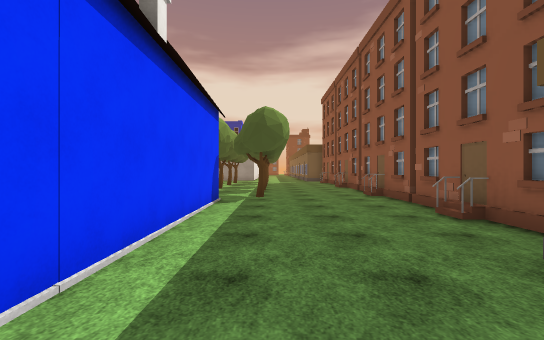
View 1 (above)

24 first-person views from a walk through a Unity game level. The camera is 1.5 m above the floor, looks level and sees 90° across. The floor is counted in squares, 2 m on a side. Each view is taken from the middle of a square. On the plan, view 1 faces up. The plan holds only what a view shows up to about 10 squares ahead; the rest is blank. The place goes on beyond the plan. The player is left out. Some animated figures are left out. Some surface patterns are stand-ins.

View 2
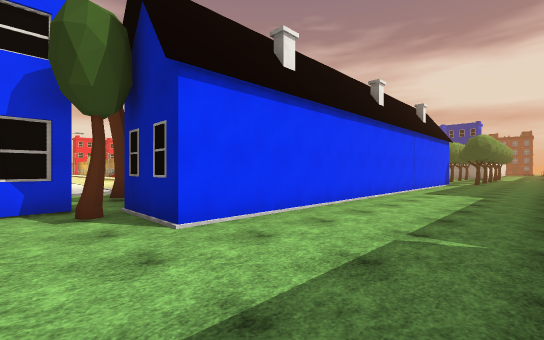

View 3
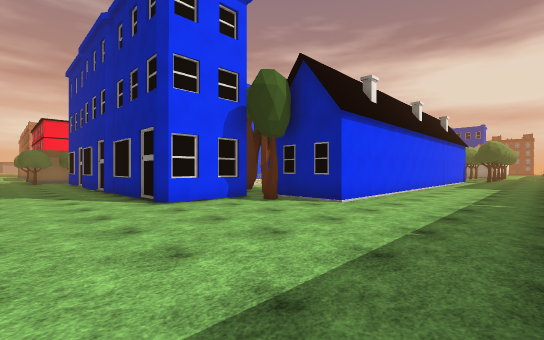

View 4
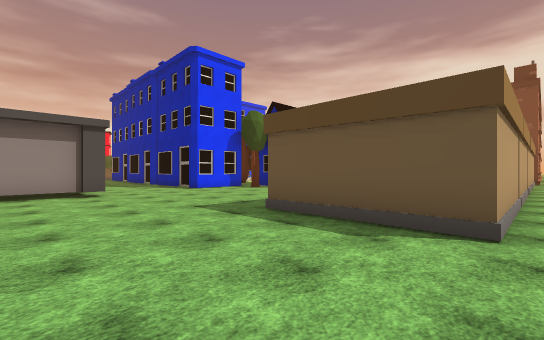

View 5
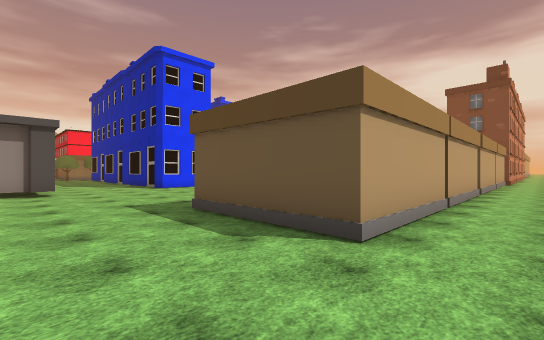

View 6
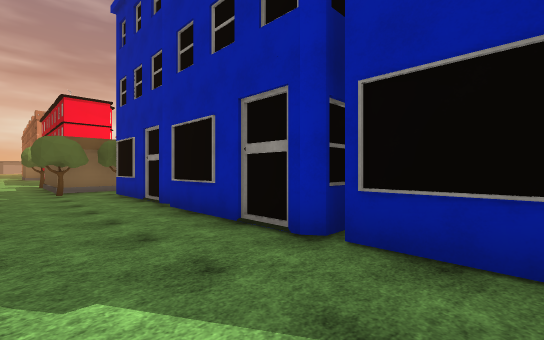

View 7
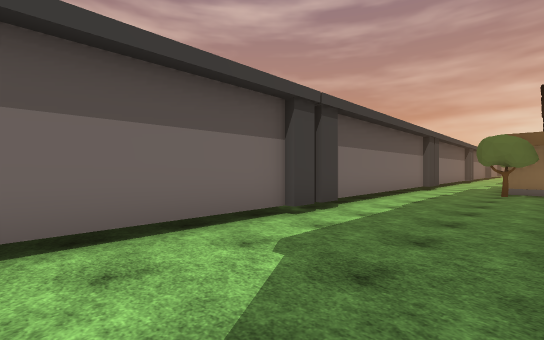

View 8
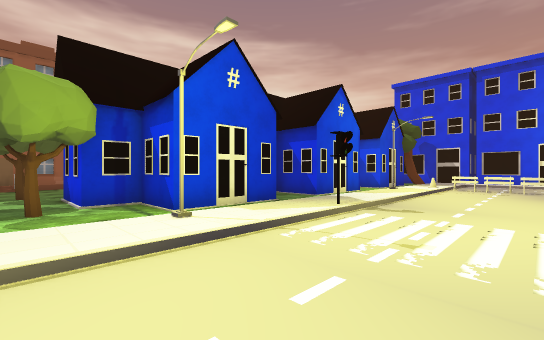

View 9
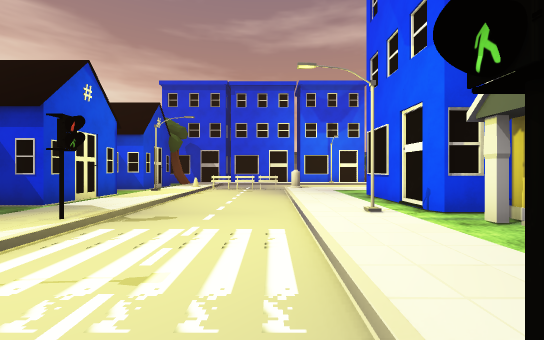

View 10
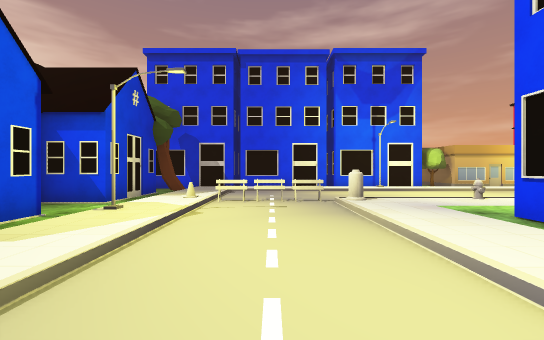

View 11
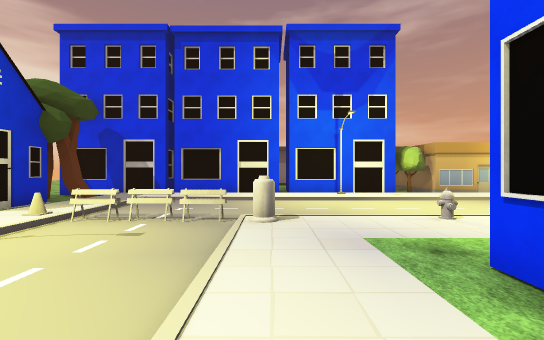

View 12
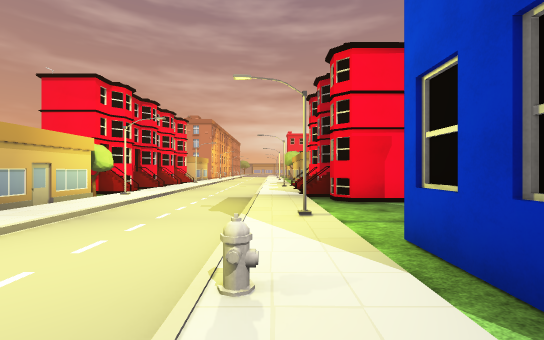

View 13
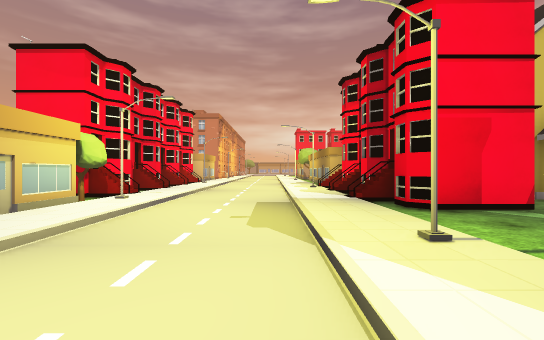

View 14
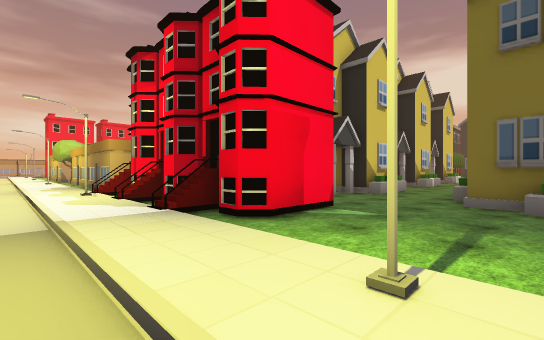

View 15
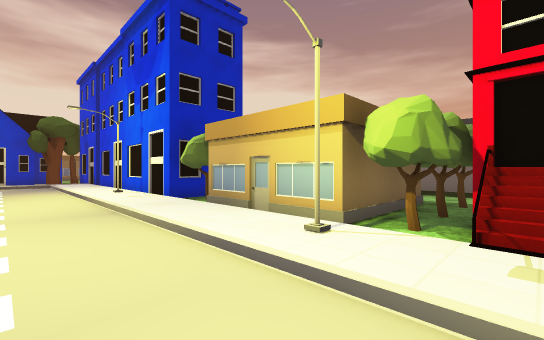

View 16
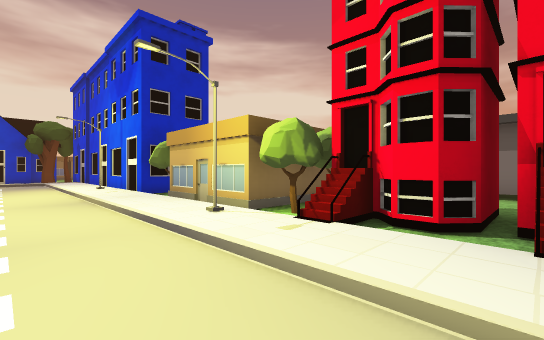

View 17
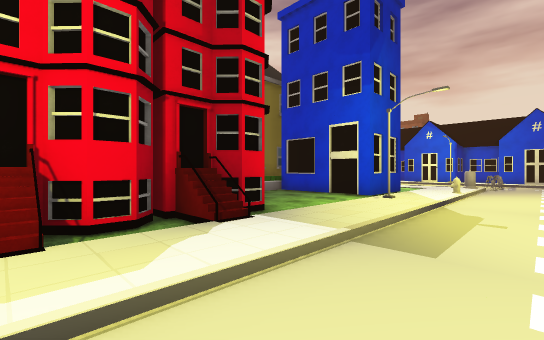

View 18
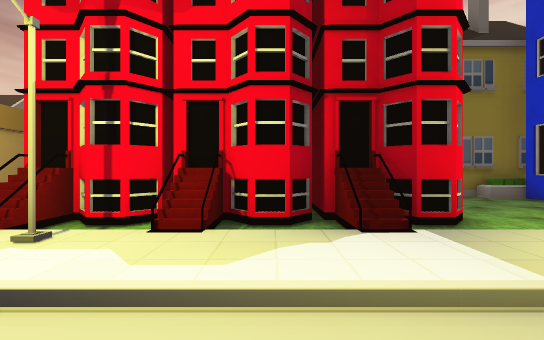

View 19
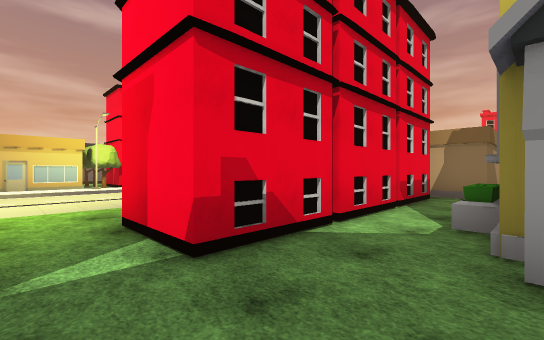

View 20
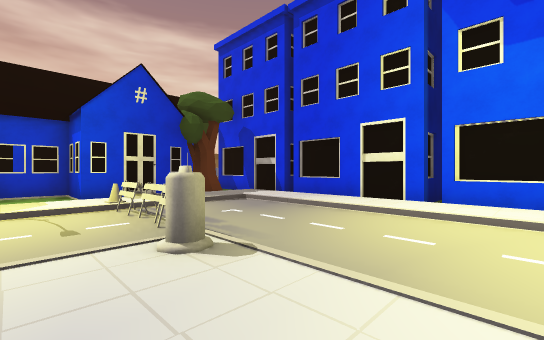

View 21
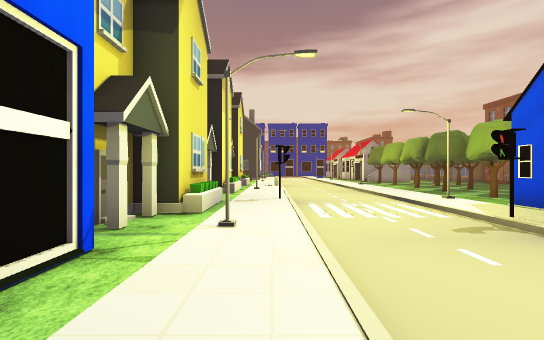

View 22
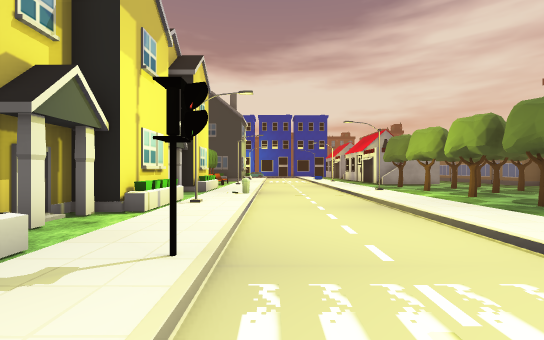

View 23
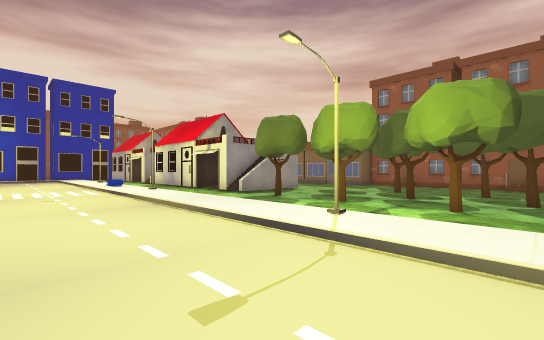

View 24
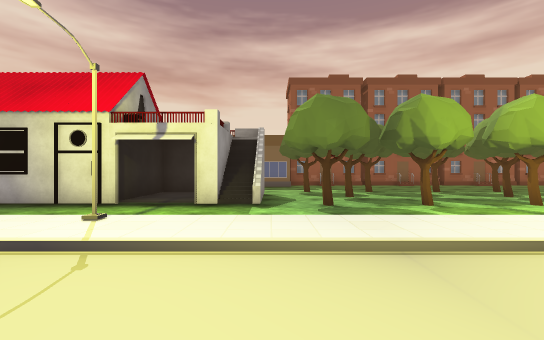

### Floor plan
Key: @ floor where view 1 was taken; # wall or solid block; . main floor; : floor 0.25 m higher than the main floor; + floor 1.5 m higher than the main floor; / step, stairs or slope; H house; T tree; B building; P pole; L block; C cone; O other object.
Columns run from 24 left of view 1 to 7 right of it. Each row starts with its distance up from view 1.
 24               ..    #
 23               ...  .#
 22               ...:/.###
 21               ...:/./ HH
 20               ...:#./  H
 19               ...:/.HH
 18               ...:/....#.
 17               ...:/.T...T
 16               ...:/...T..
 15               ...:/.T...T
 14            #/:...:/...T...
 13            ./:...:#........H
 12             /O...:/.T...T..#
 11            #/:...:/...T....
 10            #/:...:/.T...T..H
  9           ##/:...:/...T....#
  8           #H/:...:/.T...T..H
  7      .. HH H/:...:/........#
  6     H..    #/P...:#..# .....
  5    ##..   ##/:...:/#   ....#
  4    #...#  #./:...:/#   ....H
  3  ###...####.#:...P/HH  ....H
  2 .........B##/:...:/..HH....
  1 #####....###/:...:/H## ...H
  0 #  # ....###/:...:/##  .@..
 -1 B+B#B....###/:...:/#   ....
 -2 #//////#/////:...:#..HH...H   ..
 -3 ::::::::::O::C...:/..HH....   ..
 -4 ..............LLLC/#   ...H   ..
 -5 .................:/#   ....   ..
 -6 .................:/H   ...H   ..
 -7 ::::#:::::::::::::/TTHH....   ..
 -8 //B:::H::::##::::####T....H   ..
 -9 B#BT####T# ###   ####......   ..
-10  # T#  #T###B###B###B.....H   ..
-11  ####  #...................   ..
-12 .. T...#T.................H###..
-13 .. .............................
-14 ###################  #..........
-15                      #..........
-16                      #.........

Positions as (right, up) in squares from view 1, and headings:
1: (0, 0), facing up
2: (2, -9), facing up-left
3: (2, -13), facing up-left
4: (6, -16), facing up-left
5: (7, -15), facing up-left
6: (-6, -13), facing up-left
7: (-6, -11), facing down-left
8: (-10, 8), facing down-right
9: (-10, 7), facing down
10: (-9, 3), facing down
11: (-11, 1), facing down
12: (-12, -3), facing left
13: (-14, -4), facing left
14: (-16, -4), facing up-left
15: (-22, -5), facing down-right
16: (-24, -5), facing down-right
17: (-23, -5), facing up-right
18: (-22, -5), facing up
19: (-18, 3), facing down-left
20: (-13, -2), facing down-right
21: (-11, -1), facing up
22: (-10, 4), facing up
23: (-10, 11), facing up-right
24: (-10, 18), facing right
